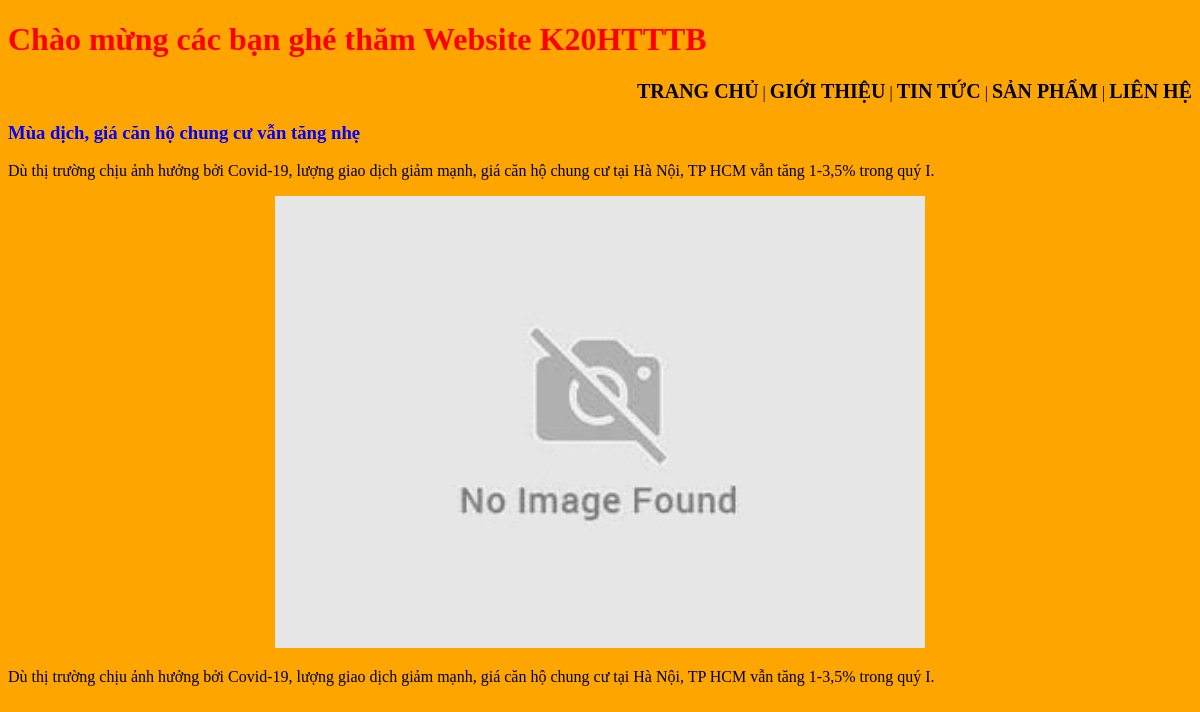
Page /tin_tuc_chi_tiet.php?id=2 on the committed database.
### tables this page shows
CREATE TABLE `tbl_tin_tuc` (
  `id_tin_tuc` int(11) NOT NULL,
  `id_loai_tin_tuc` int(11) NOT NULL,
  `tieu_de` varchar(200) NOT NULL,
  `mo_ta` varchar(500) NOT NULL,
  `anh_minh_hoa` varchar(200) DEFAULT NULL,
  `noi_dung` text NOT NULL,
  `ghi_chu` text DEFAULT NULL
);

### tin_tuc_chi_tiet.php (the view, shortened to what this page needs)
<!DOCTYPE html>
<html>
<head>
	<link rel="stylesheet" type="text/css" href="./css/style.css">
</head>
<body>
	<h1 style="color: red;">Chào mừng các bạn ghé thăm Website K20HTTTB</h1>
	<p style="text-align: right;" id="dieuhuong"><a href=".\index.php">Trang chủ</a> | <a href=".\gioi_thieu.php">Giới thiệu</a> | <a href=".\tin_tuc.php">Tin tức</a> | <a href=".\san_pham.php">Sản phẩm</a> | <a href=".\lien_he.php">Liên hệ</a></p>
	<?php
		$id_tin_tuc = $_GET["id"];
		$ket_noi = mysqli_connect("localhost", "root", "", "k20htttb_db");
		$sql = "
			SELECT *
			FROM tbl_tin_tuc
			WHERE id_tin_tuc='".$id_tin_tuc."'
		";
		$noi_dung_tin_tuc = mysqli_query($ket_noi, $sql);
		while ($row = mysqli_fetch_array($noi_dung_tin_tuc)) {
	;?>
	<h3><?php echo $row["tieu_de"];?></h3>
	<p><?php echo $row["mo_ta"];?></p>
	<p style="text-align: center;"><img src="./img/<?php
		if ($row["anh_minh_hoa"]<>"") {
			echo $row["anh_minh_hoa"];
		} else {
			echo "no_image.png";
		}
	;?>" width="650px" height="auto"></p>
	<p><?php echo $row["noi_dung"];?></p>
	<?php
		}
	;?>
</body>
</html>

### css/style.css (style rules this page uses)
body { background-color: orange; }
h3 { font-weight: bold; color: blue; }
a { text-decoration-line: none; font-size: 20px; font-weight: bold; color: black; }
a:link { color: black; }
#dieuhuong { text-transform: uppercase; }

### rows in the picture
tbl_tin_tuc: tieu_de "Mùa dịch, giá căn hộ chung cư vẫn tăng nhẹ", mo_ta "Dù thị trường chịu ảnh hưởng bởi Covid-19, lượng giao dịch giảm mạnh, giá căn hộ chung cư tại Hà Nội, TP HCM vẫn tăng 1-3,5% trong quý I.", noi_dung "Dù thị trường chịu ảnh hưởng bởi Covid-19, lượng giao dịch giảm mạnh, giá căn hộ chung cư tại Hà Nội, TP HCM vẫn tăng 1-3,5% trong quý I."
